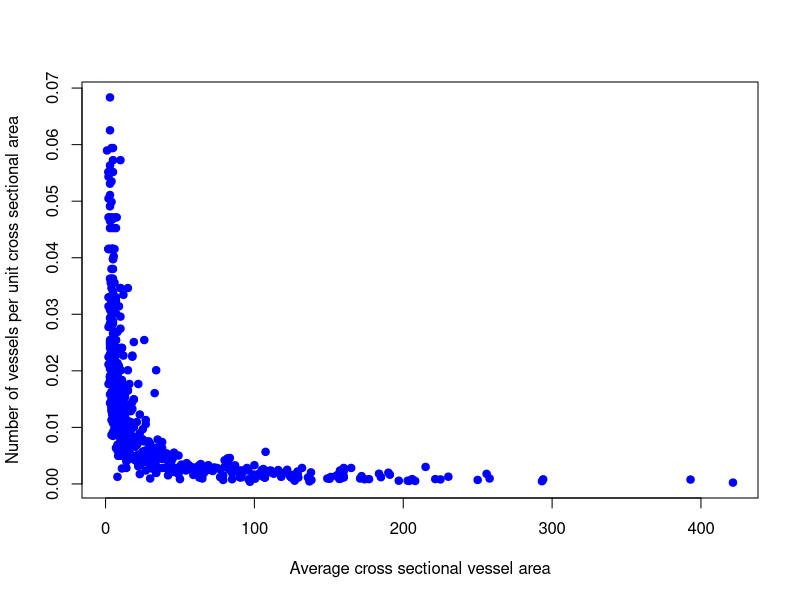
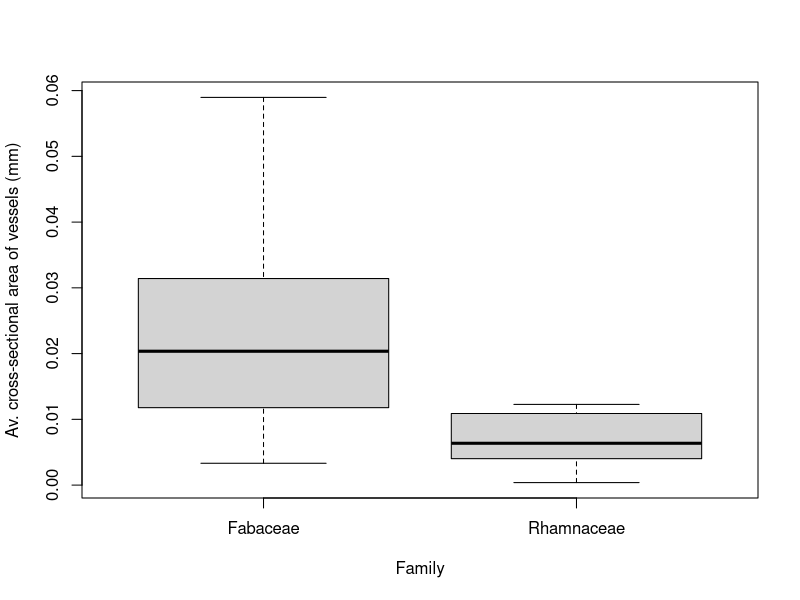

The R source for these figures, in order:
## ---- chunk 1
data1 <- read.csv(file = "woods.csv")
## ---- chunk 2
head(data1)
## ---- chunk 3
head(data1)
## ---- chunk 4
names(data1)
## ---- chunk 5
data1$A.mm
## ---- chunk 6
plot(data1$N.mm,data1$A.mm, pch = 19, xlab = "Average cross sectional vessel area", ylab = "Number of vessels per unit cross sectional area", col="blue")
## ---- chunk 7
Rhamnaceae = data1[data1$Family=="Rhamnaceae",]
Fabaceae = data1[data1$Family=="Fabaceae",]
## ---- chunk 8
head(Rhamnaceae)
head(Fabaceae)
length(Rhamnaceae[,1])
length(Fabaceae[,1])
## ---- chunk 9
data = data.frame(Family = c(Rhamnaceae$Family,Fabaceae$Family), Area = c(Rhamnaceae$A.mm, Fabaceae$A.mm))
## ---- chunk 10
head(data)
tail(data)
## ---- chunk 11
boxplot(Area~Family, data, ylab = "Av. cross-sectional area of vessels (mm)")
## ---- chunk 12
t.test(Rhamnaceae$A.mm, Fabaceae$A.mm, alternative = 'two.sided',paired = FALSE)
